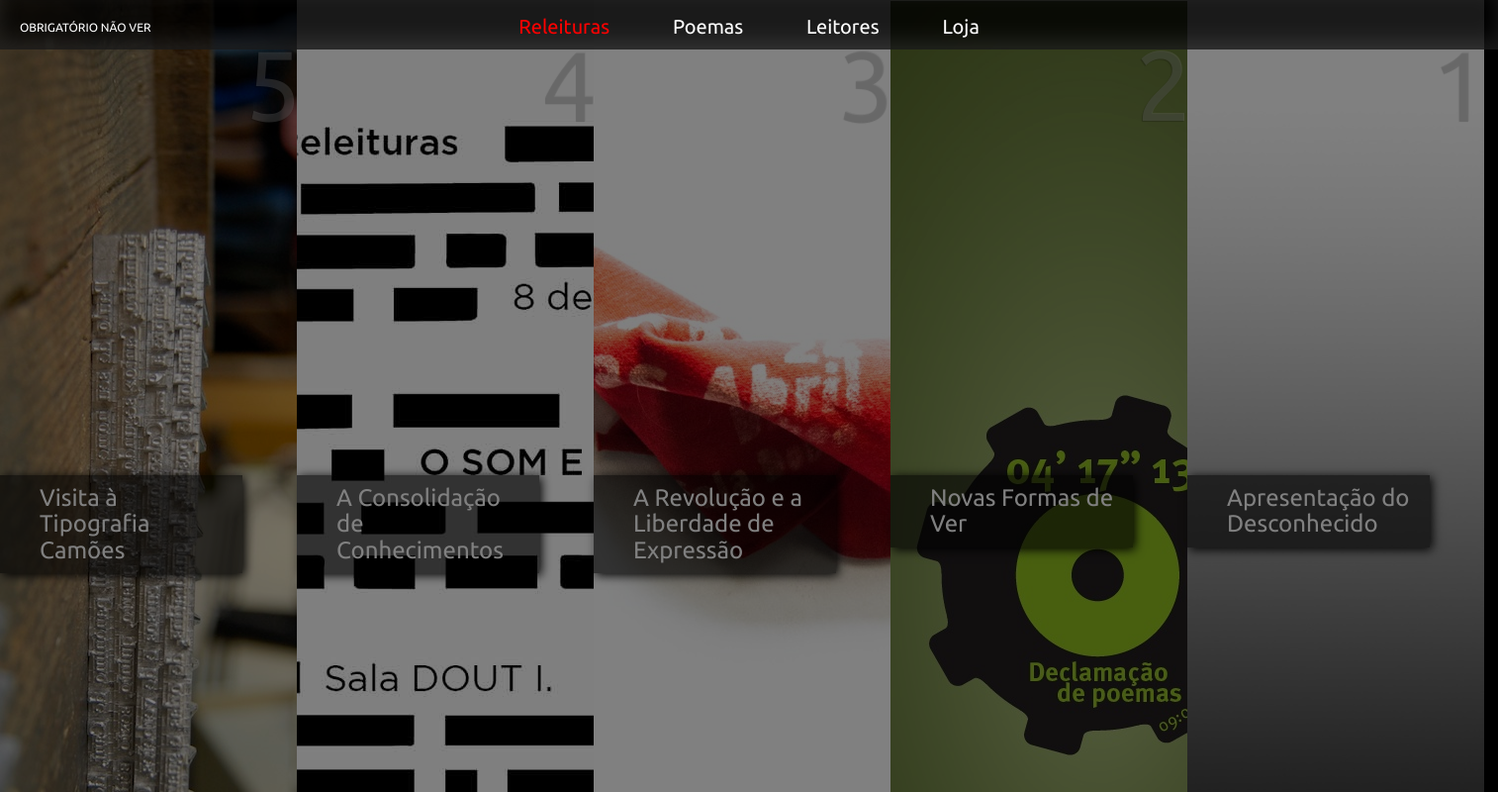
The page / on the database its author committed.
### tables this page shows
CREATE TABLE `sessoes` (
  `id` int(10) NOT NULL AUTO_INCREMENT,
  `numero_sessao` int(10) NOT NULL,
  `descricao` text NOT NULL,
  `data` date NOT NULL,
  PRIMARY KEY (`id`)
);

### index.php (called while the page is built)
<?php
   $path = $_SERVER['DOCUMENT_ROOT'];
   $path .= "/releituras/index.php";
   include_once($path);
?>

### releituras/index.php (the view, shortened to what this page needs)
<!doctype html>
<html lang="en" id="releituras">
<head>
  <link rel="stylesheet" href="/css/reset.css">
  <link rel="stylesheet" href="/css/style.css">
</head>
<body>
  <?php
   $path = $_SERVER['DOCUMENT_ROOT'];
   $path .=  "/php/nav.php";
   include_once($path);
  ?>
  <div id="float">
    <?php
        try {
        $stmt = $db->query('SELECT * FROM sessoes ORDER BY id DESC');
        while($row = $stmt->fetch(PDO::FETCH_ASSOC)) {
          echo '<div  style="background-image:url('."../img/sessao/".$row["id"]."_m.jpg".')" class="rect sessao" id=sessao'.$row["id"].'>'
          .'<h3 class="titulo">'.$row["numero_sessao"].'</h3>'
          .'<p class="descricao">'.$row["descricao"].'</p>'.'</div>';
        }
        } catch(PDOException $ex) {
            echo "An Error occured!";
        }
     ?>
</div>
</body>
</html>

### php/nav.php
<header>
	<a href="/info">Obrigatório Não Ver</a>
</header>
<nav>
	<a href="/releituras">Releituras</a>
	<a href="/poemas">Poemas</a>
	<a href="/leitores">Leitores</a>
	<a href="/loja">Loja</a>
</nav>

### css/style.css (style rules this page uses)
html,body { height: 100%; background: #000; z-index: 0; position:absolute; font-family: "Ubuntu", georgia; }
header { z-index: 2; position:fixed; height: 50px; text-transform:uppercase; }
header a { position: relative; top:22px; left:20px; font-size: 12px; margin-right: 60px; }
nav { background-color: rgba(0, 0, 0, 0.8); position:fixed; height: 50px; z-index: 1; width: 100%; clear:both; box-shadow: 0px 4px 8px #000; text-align: center; box-shadow: inset 0px -10px 20px rgba(255, 255, 255, 0.1); }
nav a { position: relative; top:17px; font-size: 20px; margin-right: 30px; margin-left: 30px; }
a:visited,a:link { color:white; text-decoration: none; }
#float { position:absolute; height: 100%; }
.rect { position:relative; width: 300px; height:100%; float:left; display:block; opacity: 0.5; }
h3.titulo { position: relative; top:35px; right:52px; color: rgba(220, 220, 220, 0.3); float:right; font-size: 100px; text-shadow: -1px 1px 1px rgba(0, 0, 0, 0.2); width: 0px; }
p.descricao { position: relative; top:60%; right:0px; max-width:65%; color: white; background-color: rgba(0, 0, 0, 0.6); float:left; font-size: 24px; line-height:110%; padding: 10px 10px; padding-left: 40px; box-shadow: 2px 2px 10px #000; }

### rows shown on the page
sessoes: shows a picture, numero_sessao "5", descricao "Visita à Tipografia Camões"
sessoes: shows a picture, numero_sessao "4", descricao "A Consolidação de Conhecimentos"
sessoes: shows a picture, numero_sessao "3", descricao "A Revolução e a Liberdade de Expressão"
sessoes: shows a picture, numero_sessao "2", descricao "Novas Formas de Ver"
sessoes: shows a picture, descricao "Apresentação do Desconhecido"
